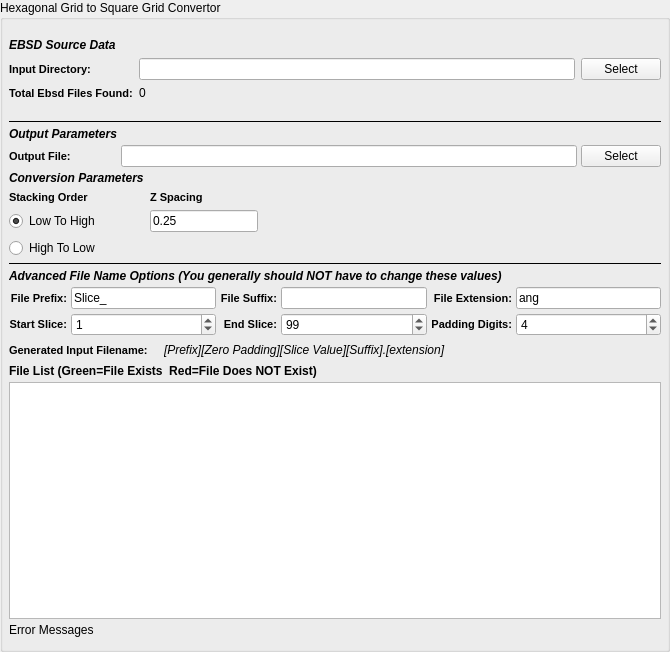
<?xml version="1.0" encoding="UTF-8"?>
<ui version="4.0">
 <class>QHex2SqrConverterWidget</class>
 <widget class="QFilterWidget" name="QHex2SqrConverterWidget">
  <property name="geometry">
   <rect>
    <x>0</x>
    <y>0</y>
    <width>670</width>
    <height>652</height>
   </rect>
  </property>
  <property name="windowTitle">
   <string>Form</string>
  </property>
  <property name="title">
   <string>Hexagonal Grid to Square Grid Convertor</string>
  </property>
  <layout class="QGridLayout" name="gridLayout_3">
   <property name="leftMargin">
    <number>6</number>
   </property>
   <property name="topMargin">
    <number>12</number>
   </property>
   <property name="rightMargin">
    <number>6</number>
   </property>
   <property name="bottomMargin">
    <number>12</number>
   </property>
   <property name="spacing">
    <number>4</number>
   </property>
   <item row="5" column="0">
    <widget class="Line" name="line_9">
     <property name="frameShadow">
      <enum>QFrame::Plain</enum>
     </property>
     <property name="orientation">
      <enum>Qt::Horizontal</enum>
     </property>
    </widget>
   </item>
   <item row="6" column="0">
    <widget class="QLabel" name="label_58">
     <property name="styleSheet">
      <string notr="true">QLabel 
{
	font-style: italic;font-weight: bold;
font-size: 12px;
}</string>
     </property>
     <property name="text">
      <string>Advanced File Name Options (You generally should NOT have to change these values)</string>
     </property>
    </widget>
   </item>
   <item row="7" column="0">
    <layout class="QGridLayout" name="gridLayout_20">
     <item row="1" column="0">
      <widget class="QLabel" name="label_50">
       <property name="styleSheet">
        <string notr="true">QLabel {
font-weight: bold;
font-size: 11px;
}</string>
       </property>
       <property name="text">
        <string>Start Slice:</string>
       </property>
       <property name="alignment">
        <set>Qt::AlignRight|Qt::AlignTrailing|Qt::AlignVCenter</set>
       </property>
      </widget>
     </item>
     <item row="1" column="1">
      <widget class="QSpinBox" name="m_ZStartIndex">
       <property name="minimumSize">
        <size>
         <width>75</width>
         <height>0</height>
        </size>
       </property>
       <property name="toolTip">
        <string>Which file index to start the import at.</string>
       </property>
       <property name="maximum">
        <number>1000000</number>
       </property>
       <property name="value">
        <number>1</number>
       </property>
      </widget>
     </item>
     <item row="1" column="2">
      <widget class="QLabel" name="label_51">
       <property name="styleSheet">
        <string notr="true">QLabel {
font-weight: bold;
font-size: 11px;
}</string>
       </property>
       <property name="text">
        <string>End Slice:</string>
       </property>
       <property name="alignment">
        <set>Qt::AlignRight|Qt::AlignTrailing|Qt::AlignVCenter</set>
       </property>
      </widget>
     </item>
     <item row="1" column="3">
      <widget class="QSpinBox" name="m_ZEndIndex">
       <property name="minimumSize">
        <size>
         <width>75</width>
         <height>0</height>
        </size>
       </property>
       <property name="toolTip">
        <string>The file index to stop the import at. (Inclusive)</string>
       </property>
       <property name="maximum">
        <number>1000000</number>
       </property>
       <property name="value">
        <number>99</number>
       </property>
      </widget>
     </item>
     <item row="1" column="4">
      <widget class="QLabel" name="label_21">
       <property name="styleSheet">
        <string notr="true">QLabel {
font-weight: bold;
font-size: 11px;
}</string>
       </property>
       <property name="text">
        <string>Padding Digits:</string>
       </property>
       <property name="alignment">
        <set>Qt::AlignRight|Qt::AlignTrailing|Qt::AlignVCenter</set>
       </property>
      </widget>
     </item>
     <item row="1" column="5">
      <widget class="QSpinBox" name="m_TotalDigits">
       <property name="toolTip">
        <string>The number of digits to allow for the slice index.</string>
       </property>
       <property name="value">
        <number>4</number>
       </property>
      </widget>
     </item>
     <item row="0" column="0">
      <widget class="QLabel" name="label_32">
       <property name="styleSheet">
        <string notr="true">QLabel {
font-weight: bold;
font-size: 11px;
}</string>
       </property>
       <property name="text">
        <string>File Prefix:</string>
       </property>
       <property name="alignment">
        <set>Qt::AlignRight|Qt::AlignTrailing|Qt::AlignVCenter</set>
       </property>
      </widget>
     </item>
     <item row="0" column="1">
      <widget class="QLineEdit" name="m_FilePrefix">
       <property name="toolTip">
        <string>The front part of the input file name</string>
       </property>
       <property name="text">
        <string>Slice_</string>
       </property>
      </widget>
     </item>
     <item row="0" column="2">
      <widget class="QLabel" name="label_13">
       <property name="styleSheet">
        <string notr="true">QLabel {
font-weight: bold;
font-size: 11px;
}</string>
       </property>
       <property name="text">
        <string>File Suffix:</string>
       </property>
       <property name="alignment">
        <set>Qt::AlignRight|Qt::AlignTrailing|Qt::AlignVCenter</set>
       </property>
      </widget>
     </item>
     <item row="0" column="3">
      <widget class="QLineEdit" name="m_FileSuffix">
       <property name="toolTip">
        <string>The part of the filename that comes AFTER the slice index</string>
       </property>
      </widget>
     </item>
     <item row="0" column="4">
      <widget class="QLabel" name="label_56">
       <property name="styleSheet">
        <string notr="true">QLabel {
font-weight: bold;
font-size: 11px;
}</string>
       </property>
       <property name="text">
        <string>File Extension:</string>
       </property>
       <property name="alignment">
        <set>Qt::AlignRight|Qt::AlignTrailing|Qt::AlignVCenter</set>
       </property>
      </widget>
     </item>
     <item row="0" column="5">
      <widget class="QLineEdit" name="m_FileExt">
       <property name="toolTip">
        <string>The file extension of the input files</string>
       </property>
       <property name="text">
        <string>ang</string>
       </property>
      </widget>
     </item>
    </layout>
   </item>
   <item row="8" column="0">
    <layout class="QHBoxLayout" name="_6">
     <item>
      <widget class="QLabel" name="label_17">
       <property name="styleSheet">
        <string notr="true">QLabel {
font-weight: bold;
font-size: 11px;
}</string>
       </property>
       <property name="text">
        <string>Generated Input Filename:</string>
       </property>
      </widget>
     </item>
     <item>
      <spacer name="horizontalSpacer_24">
       <property name="orientation">
        <enum>Qt::Horizontal</enum>
       </property>
       <property name="sizeType">
        <enum>QSizePolicy::Fixed</enum>
       </property>
       <property name="sizeHint" stdset="0">
        <size>
         <width>12</width>
         <height>20</height>
        </size>
       </property>
      </spacer>
     </item>
     <item>
      <widget class="QLabel" name="m_GeneratedFileNameExample">
       <property name="font">
        <font>
         <italic>true</italic>
        </font>
       </property>
       <property name="text">
        <string>[Prefix][Zero Padding][Slice Value][Suffix].[extension]</string>
       </property>
      </widget>
     </item>
     <item>
      <spacer name="horizontalSpacer_25">
       <property name="orientation">
        <enum>Qt::Horizontal</enum>
       </property>
       <property name="sizeHint" stdset="0">
        <size>
         <width>40</width>
         <height>20</height>
        </size>
       </property>
      </spacer>
     </item>
    </layout>
   </item>
   <item row="9" column="0">
    <widget class="QLabel" name="label_57">
     <property name="font">
      <font>
       <weight>75</weight>
       <italic>false</italic>
       <bold>true</bold>
      </font>
     </property>
     <property name="text">
      <string>File List (Green=File Exists  Red=File Does NOT Exist)</string>
     </property>
    </widget>
   </item>
   <item row="10" column="0">
    <widget class="QListWidget" name="m_FileListView">
     <property name="sizePolicy">
      <sizepolicy hsizetype="Expanding" vsizetype="MinimumExpanding">
       <horstretch>0</horstretch>
       <verstretch>0</verstretch>
      </sizepolicy>
     </property>
     <property name="toolTip">
      <string>The list of files that will be imported in the order they will be imported into the HDF5 Ebsd File</string>
     </property>
    </widget>
   </item>
   <item row="11" column="0">
    <widget class="QLabel" name="m_ErrorMessage">
     <property name="text">
      <string>Error Messages</string>
     </property>
    </widget>
   </item>
   <item row="2" column="0">
    <layout class="QGridLayout" name="gridLayout_2">
     <property name="topMargin">
      <number>0</number>
     </property>
     <property name="spacing">
      <number>6</number>
     </property>
     <item row="1" column="0" colspan="2">
      <widget class="QLabel" name="label_6">
       <property name="styleSheet">
        <string notr="true">QLabel 
{
font-style: italic;
font-weight: bold;
font-size: 12px;
}</string>
       </property>
       <property name="text">
        <string>Conversion Parameters</string>
       </property>
      </widget>
     </item>
     <item row="2" column="0">
      <widget class="QLabel" name="label_2">
       <property name="styleSheet">
        <string notr="true">QLabel {
font-weight: bold;
font-size: 11px;
}</string>
       </property>
       <property name="text">
        <string>Stacking Order</string>
       </property>
      </widget>
     </item>
     <item row="2" column="2">
      <widget class="QLabel" name="label_4">
       <property name="styleSheet">
        <string notr="true">QLabel {
font-weight: bold;
font-size: 11px;
}</string>
       </property>
       <property name="text">
        <string>Z Spacing</string>
       </property>
      </widget>
     </item>
     <item row="3" column="0">
      <widget class="QRadioButton" name="m_StackLowToHigh">
       <property name="text">
        <string>Low To High</string>
       </property>
       <property name="checked">
        <bool>true</bool>
       </property>
      </widget>
     </item>
     <item row="3" column="2">
      <widget class="QLineEdit" name="m_zSpacing">
       <property name="sizePolicy">
        <sizepolicy hsizetype="Preferred" vsizetype="Preferred">
         <horstretch>0</horstretch>
         <verstretch>0</verstretch>
        </sizepolicy>
       </property>
       <property name="toolTip">
        <string>The spacing between each layer.</string>
       </property>
       <property name="text">
        <string>0.25</string>
       </property>
      </widget>
     </item>
     <item row="4" column="0">
      <widget class="QRadioButton" name="m_StackHighToLow">
       <property name="text">
        <string>High To Low</string>
       </property>
      </widget>
     </item>
     <item row="3" column="3">
      <spacer name="horizontalSpacer">
       <property name="orientation">
        <enum>Qt::Horizontal</enum>
       </property>
       <property name="sizeHint" stdset="0">
        <size>
         <width>40</width>
         <height>20</height>
        </size>
       </property>
      </spacer>
     </item>
    </layout>
   </item>
   <item row="0" column="0">
    <layout class="QGridLayout" name="gridLayout">
     <property name="topMargin">
      <number>6</number>
     </property>
     <property name="bottomMargin">
      <number>6</number>
     </property>
     <property name="spacing">
      <number>6</number>
     </property>
     <item row="0" column="0" colspan="3">
      <widget class="QLabel" name="label_5">
       <property name="styleSheet">
        <string notr="true">QLabel 
{
	font-style: italic;font-weight: bold;
font-size: 12px;
}</string>
       </property>
       <property name="text">
        <string>EBSD Source Data</string>
       </property>
      </widget>
     </item>
     <item row="1" column="0">
      <widget class="QLabel" name="label_29">
       <property name="toolTip">
        <string>The directory that contains the .ang or .ctf files</string>
       </property>
       <property name="styleSheet">
        <string notr="true">QLabel {
font-weight: bold;
font-size: 11px;
}</string>
       </property>
       <property name="text">
        <string>Input Directory:</string>
       </property>
      </widget>
     </item>
     <item row="1" column="1">
      <widget class="QFSDropLineEdit" name="m_InputDir"/>
     </item>
     <item row="1" column="2">
      <widget class="QPushButton" name="m_InputDirBtn">
       <property name="text">
        <string>Select</string>
       </property>
      </widget>
     </item>
     <item row="2" column="0">
      <widget class="QLabel" name="label_47">
       <property name="styleSheet">
        <string notr="true">QLabel {
font-weight: bold;
font-size: 11px;
}</string>
       </property>
       <property name="text">
        <string>Total Ebsd Files Found:</string>
       </property>
      </widget>
     </item>
     <item row="2" column="1">
      <widget class="QLabel" name="m_TotalSlices">
       <property name="text">
        <string>0</string>
       </property>
      </widget>
     </item>
    </layout>
   </item>
   <item row="1" column="0">
    <layout class="QGridLayout" name="gridLayout_4">
     <property name="topMargin">
      <number>10</number>
     </property>
     <item row="1" column="0">
      <widget class="QLabel" name="label_7">
       <property name="styleSheet">
        <string notr="true">QLabel 
{
	font-style: italic;font-weight: bold;
font-size: 12px;
}</string>
       </property>
       <property name="text">
        <string>Output Parameters</string>
       </property>
      </widget>
     </item>
     <item row="2" column="0">
      <widget class="QLabel" name="label_53">
       <property name="styleSheet">
        <string>QLabel {
font-weight: bold;
font-size: 11px;
}</string>
       </property>
       <property name="text">
        <string>Output File:</string>
       </property>
      </widget>
     </item>
     <item row="2" column="1">
      <widget class="QFSDropLineEdit" name="m_OutputFile">
       <property name="toolTip">
        <string>The absolute path to the output file</string>
       </property>
      </widget>
     </item>
     <item row="2" column="2">
      <widget class="QPushButton" name="m_OutputFileBtn">
       <property name="text">
        <string>Select</string>
       </property>
      </widget>
     </item>
     <item row="0" column="0" colspan="3">
      <widget class="Line" name="line_8">
       <property name="frameShadow">
        <enum>QFrame::Plain</enum>
       </property>
       <property name="orientation">
        <enum>Qt::Horizontal</enum>
       </property>
      </widget>
     </item>
    </layout>
   </item>
  </layout>
 </widget>
 <customwidgets>
  <customwidget>
   <class>QFSDropLineEdit</class>
   <extends>QLineEdit</extends>
   <header location="global">QFSDropLineEdit.h</header>
  </customwidget>
  <customwidget>
   <class>QFilterWidget</class>
   <extends>QGroupBox</extends>
   <header location="global">QFilterWidget.h</header>
   <container>1</container>
  </customwidget>
 </customwidgets>
 <resources/>
 <connections/>
</ui>
